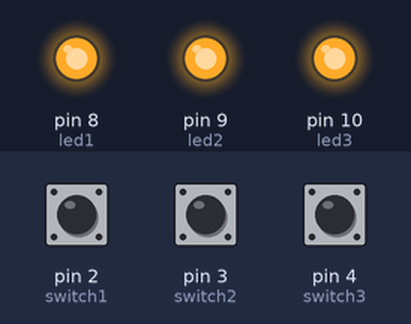
Bench run of a sketch on a simulated Arduino Uno, built with avr-gcc and run on an emulated ATmega328P. Parts: output pins drawn as LEDs (lit = HIGH). The inputs (shaded band) are chosen by the test bench; at power-on: pin 2 (switch1) HIGH, pin 3 (switch2) HIGH, pin 4 (switch3) HIGH.

Above: at 1.2 s.
1.3 s: pin 2 (switch1) pulled LOW for 0.15 s
At 1.37 s:
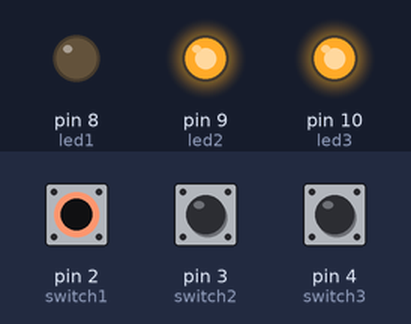
2.9 s: pin 3 (switch2) pulled LOW for 0.15 s
At 2.97 s:
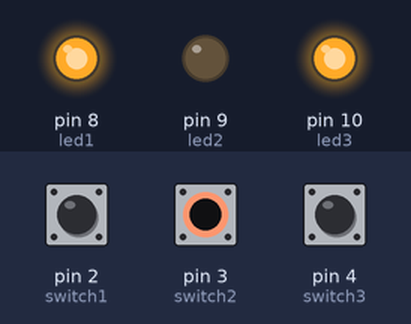
4.5 s: pin 4 (switch3) pulled LOW for 0.15 s
At 4.57 s:
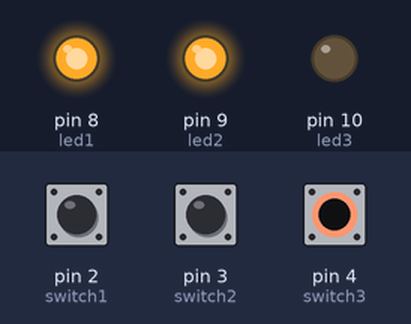
6.1 s: pin 4 (switch3) pulled LOW for 3.2 s
At 10.1 s:
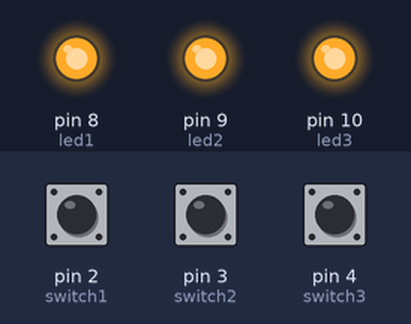
10.8 s: pin 2 (switch1) pulled LOW for 3.2 s
At 11.3 s:
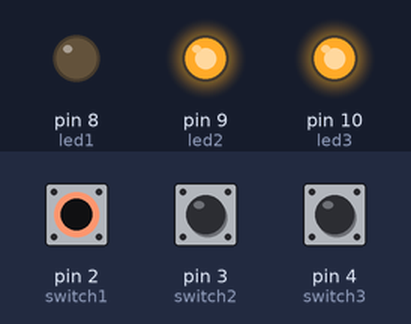
15.5 s: pin 2 (switch1) driven LOW and pin 3 (switch2) driven LOW
At 16.1 s:
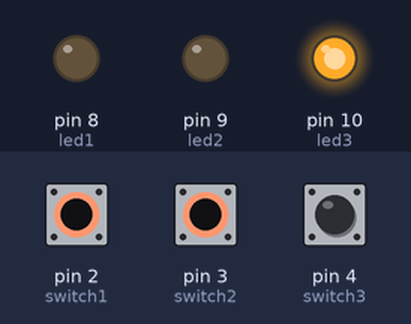
Timing chart, 0 to 18.0 s (numbered marks = the images above; inputs shaded):
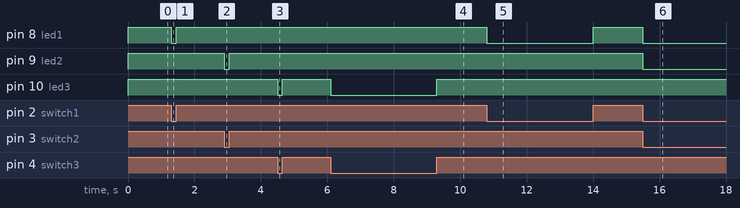

The sketch:

cabinLighting.ino
```cpp
int led1 = 8;
int led2 = 9;
int led3 = 10;
// The order of the mapping of switch to pin has been swapped,
// as the orientation/order of switches on the DIP switch is the opposite to what is on the arduino
int switch1 = 2;
int switch2 = 3;
int switch3 = 4;

void setup() {
    pinMode(led1, OUTPUT);
    pinMode(led2, OUTPUT);
    pinMode(led3, OUTPUT);
    pinMode(switch1, INPUT);
    pinMode(switch2, INPUT);
    pinMode(switch3, INPUT);
}

void loop() {
    configureSwitch(led1, switch1);
    configureSwitch(led2, switch2);
    configureSwitch(led3, switch3);
}

void configureSwitch(int led, int switchNum) {
  if (digitalRead(switchNum) == HIGH) {
      digitalWrite(led, HIGH);
  } else {
      digitalWrite(led, LOW);
  }
}
```

Measured:
- after the input at 1.3 s, pin 8 (led1): HIGH → LOW at once, → HIGH 0.15 s later
- after the input at 2.9 s, pin 9 (led2): HIGH → LOW at once, → HIGH 0.15 s later
- after the input at 4.5 s, pin 10 (led3): HIGH → LOW at once, → HIGH 0.15 s later
- after the input at 6.1 s, pin 10 (led3): HIGH → LOW at once, → HIGH 3.2 s later
- after the input at 10.8 s, pin 8 (led1): HIGH → LOW at once, → HIGH 3.2 s later
- after the input at 15.5 s, pin 8 (led1), pin 9 (led2): HIGH → LOW at once
